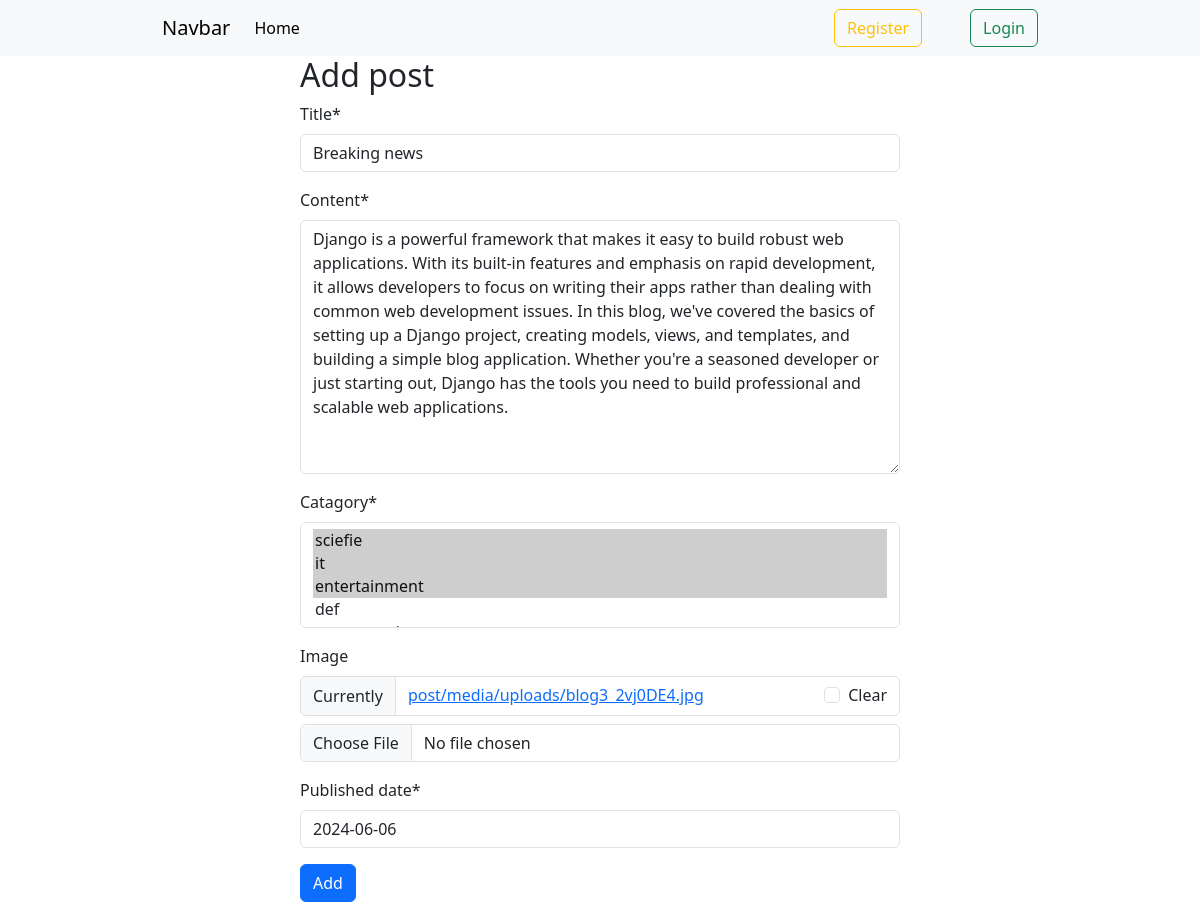
The app's page /post/edit/2 with its own data.
### post/models.py (models this page shows, shortened)
class Post(models.Model):
    title = models.CharField(max_length=50)
    content = models.TextField()
    catagory = models.ManyToManyField(Catagory)
    author = models.ForeignKey(User,on_delete=models.CASCADE)
    image = models.ImageField(upload_to='post/media/uploads/',blank=True,null=True)
    published_date = models.DateField(default=datetime.datetime.now())

### post/views.py (the view, shortened to what this page needs)
# urls.py: path('edit/<int:pk>', views.EditPostView.as_view(), name='edit'),
class EditPostView(UpdateView):
    model = Post
    form_class = PostForm
    template_name = 'post.html'
    success_url = reverse_lazy('home')

### post/forms.py
class PostForm(forms.ModelForm):
    class Meta:
        model = Post
        exclude = ['author']

### catagory/models.py (called while the page is built)
    def __str__(self) -> str:
        return f'{self.name}'

### post/templates/post.html
{% extends "base.html" %}\ {% block content %} {% load crispy_forms_tags %}
<form method="POST" class="w-50 m-auto">
  <h2>Add post</h2>
  {% csrf_token %} {{form | crispy}}
  <input type="submit" value="Add" class="btn btn-primary" />
</form>
{% endblock content %}

### records on screen
Post: title "Breaking news", content "Django is a powerful framework that makes it easy to build robust web applications. With its built-in features and emphasis on rapid development, it allows developers to focus on writing their apps rather than dealing with common web development issues. In this blog, we've covered the basics of setting up a Django project, creating models, views, and templates, and building a simple blog application. Whether you're a seasoned developer or just starting out, Django has the tools you need to build professional and scalable web applications.", published_date "2024-06-06"
